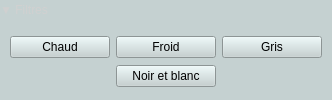
          <widget class="QWidget" name="filterWidget" native="true">
           <property name="sizePolicy">
            <sizepolicy hsizetype="Preferred" vsizetype="Preferred">
             <horstretch>0</horstretch>
             <verstretch>0</verstretch>
            </sizepolicy>
           </property>
           <property name="minimumSize">
            <size>
             <width>0</width>
             <height>0</height>
            </size>
           </property>
           <property name="maximumSize">
            <size>
             <width>16777215</width>
             <height>200</height>
            </size>
           </property>
           <property name="styleSheet">
            <string notr="true">background-color: rgb(197, 209, 209);
</string>
           </property>
           <layout class="QGridLayout" name="gridLayout_9">
            <property name="leftMargin">
             <number>0</number>
            </property>
            <property name="topMargin">
             <number>0</number>
            </property>
            <property name="rightMargin">
             <number>0</number>
            </property>
            <property name="bottomMargin">
             <number>0</number>
            </property>
            <item row="1" column="0" colspan="2">
             <widget class="QWidget" name="filterActionGroup" native="true">
              <property name="styleSheet">
               <string notr="true"/>
              </property>
              <layout class="QGridLayout" name="gridLayout_10">
               <property name="leftMargin">
                <number>10</number>
               </property>
               <property name="rightMargin">
                <number>10</number>
               </property>
               <property name="bottomMargin">
                <number>10</number>
               </property>
               <item row="2" column="1">
                <widget class="QPushButton" name="filterBlackWhiteButton">
                 <property name="minimumSize">
                  <size>
                   <width>100</width>
                   <height>0</height>
                  </size>
                 </property>
                 <property name="text">
                  <string>Noir et blanc</string>
                 </property>
                </widget>
               </item>
               <item row="1" column="0">
                <widget class="QPushButton" name="filterHotButton">
                 <property name="minimumSize">
                  <size>
                   <width>100</width>
                   <height>0</height>
                  </size>
                 </property>
                 <property name="text">
                  <string>Chaud</string>
                 </property>
                </widget>
               </item>
               <item row="1" column="1">
                <widget class="QPushButton" name="filterColdButton">
                 <property name="minimumSize">
                  <size>
                   <width>100</width>
                   <height>0</height>
                  </size>
                 </property>
                 <property name="text">
                  <string>Froid</string>
                 </property>
                </widget>
               </item>
               <item row="1" column="2">
                <widget class="QPushButton" name="filterGrayButton">
                 <property name="minimumSize">
                  <size>
                   <width>100</width>
                   <height>0</height>
                  </size>
                 </property>
                 <property name="text">
                  <string>Gris</string>
                 </property>
                </widget>
               </item>
              </layout>
             </widget>
            </item>
            <item row="0" column="1">
             <spacer name="filterSpacer">
              <property name="orientation">
               <enum>Qt::Horizontal</enum>
              </property>
              <property name="sizeHint" stdset="0">
               <size>
                <width>40</width>
                <height>20</height>
               </size>
              </property>
             </spacer>
            </item>
            <item row="0" column="0">
             <widget class="QPushButton" name="filterTitleButton">
              <property name="sizePolicy">
               <sizepolicy hsizetype="Fixed" vsizetype="Fixed">
                <horstretch>0</horstretch>
                <verstretch>0</verstretch>
               </sizepolicy>
              </property>
              <property name="palette">
               <palette>
                <active>
                 <colorrole role="Button">
                  <brush brushstyle="SolidPattern">
                   <color alpha="255">
                    <red>197</red>
                    <green>209</green>
                    <blue>209</blue>
                   </color>
                  </brush>
                 </colorrole>
                 <colorrole role="ButtonText">
                  <brush brushstyle="SolidPattern">
                   <color alpha="255">
                    <red>0</red>
                    <green>0</green>
                    <blue>0</blue>
                   </color>
                  </brush>
                 </colorrole>
                 <colorrole role="Base">
                  <brush brushstyle="SolidPattern">
                   <color alpha="255">
                    <red>197</red>
                    <green>209</green>
                    <blue>209</blue>
                   </color>
                  </brush>
                 </colorrole>
                 <colorrole role="Window">
                  <brush brushstyle="SolidPattern">
                   <color alpha="255">
                    <red>197</red>
                    <green>209</green>
                    <blue>209</blue>
                   </color>
                  </brush>
                 </colorrole>
                </active>
                <inactive>
                 <colorrole role="Button">
                  <brush brushstyle="SolidPattern">
                   <color alpha="255">
                    <red>197</red>
                    <green>209</green>
                    <blue>209</blue>
                   </color>
                  </brush>
                 </colorrole>
                 <colorrole role="ButtonText">
                  <brush brushstyle="SolidPattern">
                   <color alpha="255">
                    <red>208</red>
                    <green>208</green>
                    <blue>208</blue>
                   </color>
                  </brush>
                 </colorrole>
                 <colorrole role="Base">
                  <brush brushstyle="SolidPattern">
                   <color alpha="255">
                    <red>197</red>
                    <green>209</green>
                    <blue>209</blue>
                   </color>
                  </brush>
                 </colorrole>
                 <colorrole role="Window">
                  <brush brushstyle="SolidPattern">
                   <color alpha="255">
                    <red>197</red>
                    <green>209</green>
                    <blue>209</blue>
                   </color>
                  </brush>
                 </colorrole>
                </inactive>
                <disabled>
                 <colorrole role="Button">
                  <brush brushstyle="SolidPattern">
                   <color alpha="255">
                    <red>197</red>
                    <green>209</green>
                    <blue>209</blue>
                   </color>
                  </brush>
                 </colorrole>
                 <colorrole role="ButtonText">
                  <brush brushstyle="SolidPattern">
                   <color alpha="96">
                    <red>164</red>
                    <green>166</green>
                    <blue>168</blue>
                   </color>
                  </brush>
                 </colorrole>
                 <colorrole role="Base">
                  <brush brushstyle="SolidPattern">
                   <color alpha="255">
                    <red>197</red>
                    <green>209</green>
                    <blue>209</blue>
                   </color>
                  </brush>
                 </colorrole>
                 <colorrole role="Window">
                  <brush brushstyle="SolidPattern">
                   <color alpha="255">
                    <red>197</red>
                    <green>209</green>
                    <blue>209</blue>
                   </color>
                  </brush>
                 </colorrole>
                </disabled>
               </palette>
              </property>
              <property name="styleSheet">
               <string notr="true">border :none ; </string>
              </property>
              <property name="text">
               <string>▼ Filtres</string>
              </property>
              <property name="checkable">
               <bool>true</bool>
              </property>
              <property name="checked">
               <bool>true</bool>
              </property>
              <property name="autoDefault">
               <bool>false</bool>
              </property>
             </widget>
            </item>
           </layout>
          </widget>
